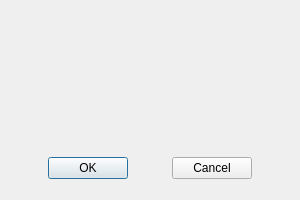
<?xml version="1.0" encoding="UTF-8"?>
<ui version="4.0">
 <class>Dialog</class>
 <widget class="QDialog" name="Dialog">
  <property name="geometry">
   <rect>
    <x>0</x>
    <y>0</y>
    <width>300</width>
    <height>200</height>
   </rect>
  </property>
  <property name="sizePolicy">
   <sizepolicy hsizetype="Fixed" vsizetype="Fixed">
    <horstretch>0</horstretch>
    <verstretch>0</verstretch>
   </sizepolicy>
  </property>
  <property name="minimumSize">
   <size>
    <width>300</width>
    <height>200</height>
   </size>
  </property>
  <property name="maximumSize">
   <size>
    <width>300</width>
    <height>200</height>
   </size>
  </property>
  <property name="contextMenuPolicy">
   <enum>Qt::DefaultContextMenu</enum>
  </property>
  <property name="windowTitle">
   <string>Message</string>
  </property>
  <property name="locale">
   <locale language="English" country="UnitedKingdom"/>
  </property>
  <layout class="QVBoxLayout" name="verticalLayout">
   <item>
    <layout class="QHBoxLayout" name="LayoutInfo">
     <item>
      <spacer name="horizontalSpacer_3">
       <property name="orientation">
        <enum>Qt::Horizontal</enum>
       </property>
       <property name="sizeHint" stdset="0">
        <size>
         <width>40</width>
         <height>20</height>
        </size>
       </property>
      </spacer>
     </item>
     <item>
      <widget class="QLabel" name="LabelInfo">
       <property name="sizePolicy">
        <sizepolicy hsizetype="Fixed" vsizetype="Fixed">
         <horstretch>0</horstretch>
         <verstretch>0</verstretch>
        </sizepolicy>
       </property>
       <property name="minimumSize">
        <size>
         <width>30</width>
         <height>30</height>
        </size>
       </property>
       <property name="maximumSize">
        <size>
         <width>30</width>
         <height>30</height>
        </size>
       </property>
       <property name="text">
        <string/>
       </property>
       <property name="pixmap">
        <pixmap>icons/info.png</pixmap>
       </property>
       <property name="scaledContents">
        <bool>true</bool>
       </property>
      </widget>
     </item>
     <item>
      <spacer name="horizontalSpacer_4">
       <property name="orientation">
        <enum>Qt::Horizontal</enum>
       </property>
       <property name="sizeHint" stdset="0">
        <size>
         <width>40</width>
         <height>20</height>
        </size>
       </property>
      </spacer>
     </item>
    </layout>
   </item>
   <item>
    <widget class="QLabel" name="LabelMessage">
     <property name="sizePolicy">
      <sizepolicy hsizetype="Minimum" vsizetype="Minimum">
       <horstretch>0</horstretch>
       <verstretch>0</verstretch>
      </sizepolicy>
     </property>
     <property name="minimumSize">
      <size>
       <width>30</width>
       <height>0</height>
      </size>
     </property>
     <property name="maximumSize">
      <size>
       <width>300</width>
       <height>16777215</height>
      </size>
     </property>
     <property name="text">
      <string>&lt;insert text&gt;</string>
     </property>
     <property name="alignment">
      <set>Qt::AlignCenter</set>
     </property>
     <property name="wordWrap">
      <bool>true</bool>
     </property>
    </widget>
   </item>
   <item>
    <layout class="QHBoxLayout" name="LayoutButtons">
     <item>
      <spacer name="horizontalSpacer">
       <property name="orientation">
        <enum>Qt::Horizontal</enum>
       </property>
       <property name="sizeHint" stdset="0">
        <size>
         <width>40</width>
         <height>20</height>
        </size>
       </property>
      </spacer>
     </item>
     <item>
      <widget class="QPushButton" name="ButtonTrue">
       <property name="text">
        <string>OK</string>
       </property>
      </widget>
     </item>
     <item>
      <spacer name="horizontalSpacer_5">
       <property name="orientation">
        <enum>Qt::Horizontal</enum>
       </property>
       <property name="sizeHint" stdset="0">
        <size>
         <width>40</width>
         <height>20</height>
        </size>
       </property>
      </spacer>
     </item>
     <item>
      <widget class="QPushButton" name="ButtonFalse">
       <property name="text">
        <string>Cancel</string>
       </property>
      </widget>
     </item>
     <item>
      <spacer name="horizontalSpacer_2">
       <property name="orientation">
        <enum>Qt::Horizontal</enum>
       </property>
       <property name="sizeHint" stdset="0">
        <size>
         <width>40</width>
         <height>20</height>
        </size>
       </property>
      </spacer>
     </item>
    </layout>
   </item>
   <item>
    <spacer name="verticalSpacer">
     <property name="orientation">
      <enum>Qt::Vertical</enum>
     </property>
     <property name="sizeType">
      <enum>QSizePolicy::Fixed</enum>
     </property>
     <property name="sizeHint" stdset="0">
      <size>
       <width>20</width>
       <height>10</height>
      </size>
     </property>
    </spacer>
   </item>
  </layout>
 </widget>
 <resources/>
 <connections/>
</ui>
